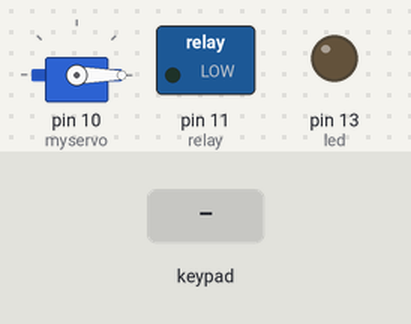
A sketch run on a simulated Arduino Uno, built with avr-gcc and run on an emulated ATmega328P. On the bench: servo, switched loads named in the sketch (green lamp = pin HIGH), output pins drawn as LEDs (lit = HIGH). The test bench sets the inputs (shaded band). What the sketch prints to the serial monitor is not drawn.

Above: at 1.2 s.
1.3 s: keypad keys 1 5 1 5 * pressed 0.4 s apart
At 3.4 s:
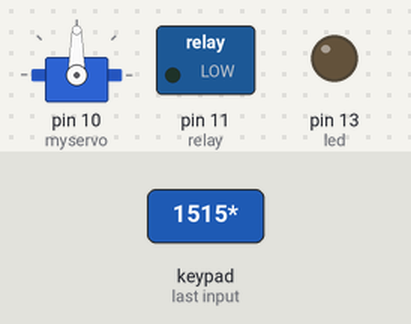
7.8 s: keypad keys 4 7 4 7 * pressed 0.4 s apart
At 10.9 s:
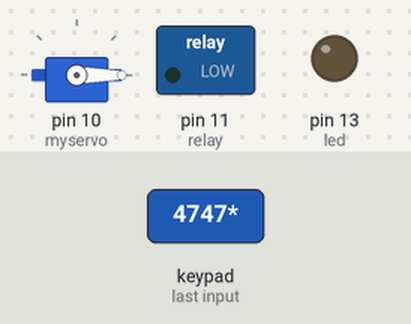
Timing chart, 0 to 12.3 s (numbered marks = the images above; inputs shaded):
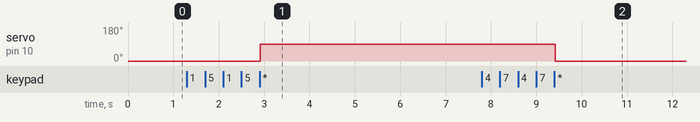

The sketch:

render_final.ino
```cpp
//* is to validate password
//# is to reset password attempt

/////////////////////////////////////////////////////////////////

#include <Password.h> //http://www.arduino.cc/playground/uploads/Code/Password.zip
#include <Keypad.h> //http://www.arduino.cc/playground/uploads/Code/Keypad.zip
#include <Servo.h>
// Create a Password Array to store multiple Passwords

bool justLocked = false;
const byte MAXPASSWD = 3;
bool check = false;
int count1 = 0;
Password passwordArray[MAXPASSWD] = { Password( "1515"), Password( "5151"), Password("4747")};
int passwordCheck[MAXPASSWD] = {0, 0, 0};
int index = 0;
int checkTime = 0;
int reuseStopTime = 0;
Servo myservo;

unsigned long int previousInterval = 0;

const byte ROWS = 4; // Four rows
const byte COLS = 3; //  columns
// Define the Keymap
char keys[ROWS][COLS] = {
  {'1','2','3'},
  {'4','5','6'},
  {'7','8','9'},
  {'*','0','#'}
};

byte rowPins[ROWS] = { 9,8,7,6 };// Connect keypad ROW0, ROW1, ROW2 and ROW3 to these Arduino pins.
byte colPins[COLS] = { 5,4,0 };// Connect keypad COL0, COL1 and COL2 to these Arduino pins.
int led = 13;
int relay = 11;


// Create the Keypad
Keypad keypad = Keypad( makeKeymap(keys), rowPins, colPins, ROWS, COLS );

void setup(){

  Serial.begin(9600);
  pinMode(led, OUTPUT);
  pinMode(relay, OUTPUT);
  keypad.addEventListener(keypadEvent); //add an event listener for this keypad
  myservo.attach(10);
  myservo.write(0);
}

void checkAllPasswords(){
  int i;
  int count = 0;
  for (i = 0; i < MAXPASSWD; i++) {
    if (passwordArray[i].evaluate()){
        if(i == MAXPASSWD - 1){
          myservo.write(0);
          Serial.print("Thank you for using our service");
          count = 1;
          count1 = 0;
          justLocked = true;
          resetAllPasswords();
          break;
        }
        if (passwordCheck[i] == 0 && i != MAXPASSWD - 1){
          myservo.write(90);
          Serial.print("Right!");
          passwordCheck[i] = 1;
          index = i;
          count = 1;
          count1 = 1;
          justLocked = false;
          resetAllPasswords();
          break;
        }
    }
  }

  if (count != 1){
      Serial.println("Wrong");
      resetAllPasswords();
    }
}

void resetAllPasswords() {
  int i;
  for (i = 0; i < MAXPASSWD; i++) {
     passwordArray[i].reset();
  }
}

void appendAllPasswords(KeypadEvent eKey) {
  int i;
  for (i = 0; i < MAXPASSWD; i++) {
     passwordArray[i].append(eKey);
  }
}

void loop(){

  keypad.getKey();
  if(myservo.read() == 90){
    int currentTime = millis() % 30000;
    if (count1 == 1){
      if (currentTime < 15000)
        checkTime = currentTime + 15000;
      else
        checkTime = currentTime - 15000;
      count1 = 0;
    }
    if (currentTime == checkTime){
      myservo.write(0);
      Serial.print(currentTime);
      Serial.print("Thank you for using our service");
      justLocked = true;
    }
  }
  if(myservo.read() == 0 && justLocked){
    int lockedTime = millis() % 60000;
    if (!check){
      if (lockedTime < 30000)
        reuseStopTime = lockedTime + 30000;
      else
        reuseStopTime = lockedTime - 30000;
      check = true;
    }
    if (lockedTime == reuseStopTime){
      justLocked = false;
      passwordCheck[index] = 0;
      check = false;
    }
  }
}


//take care of some special events
void keypadEvent(KeypadEvent eKey){
  switch (keypad.getState()){
    case PRESSED:

  Serial.print("Enter:");
  Serial.println(eKey);
  delay(10);

  Serial.write(254);

  switch (eKey){
    case '*': checkAllPasswords(); delay(1); break;

    case '#': resetAllPasswords(); delay(1); break;

    default: appendAllPasswords(eKey); delay(1);
  }
}
}
    //case '*': checkAllPasswords(); break;  // check guessed pswd against passwordArray
    //case '#': resetAllPasswords(); break;  // clean all buffers on passwordArray
    //default: appendAllPasswords(eKey);     // update all buffers on passwordArray
```

Measured:
- after the input at 1.3 s, servo on pin 10 (myservo): 0° → 90° after 1.6 s
- after the input at 7.8 s, servo on pin 10 (myservo): 90° → 0° after 1.6 s
